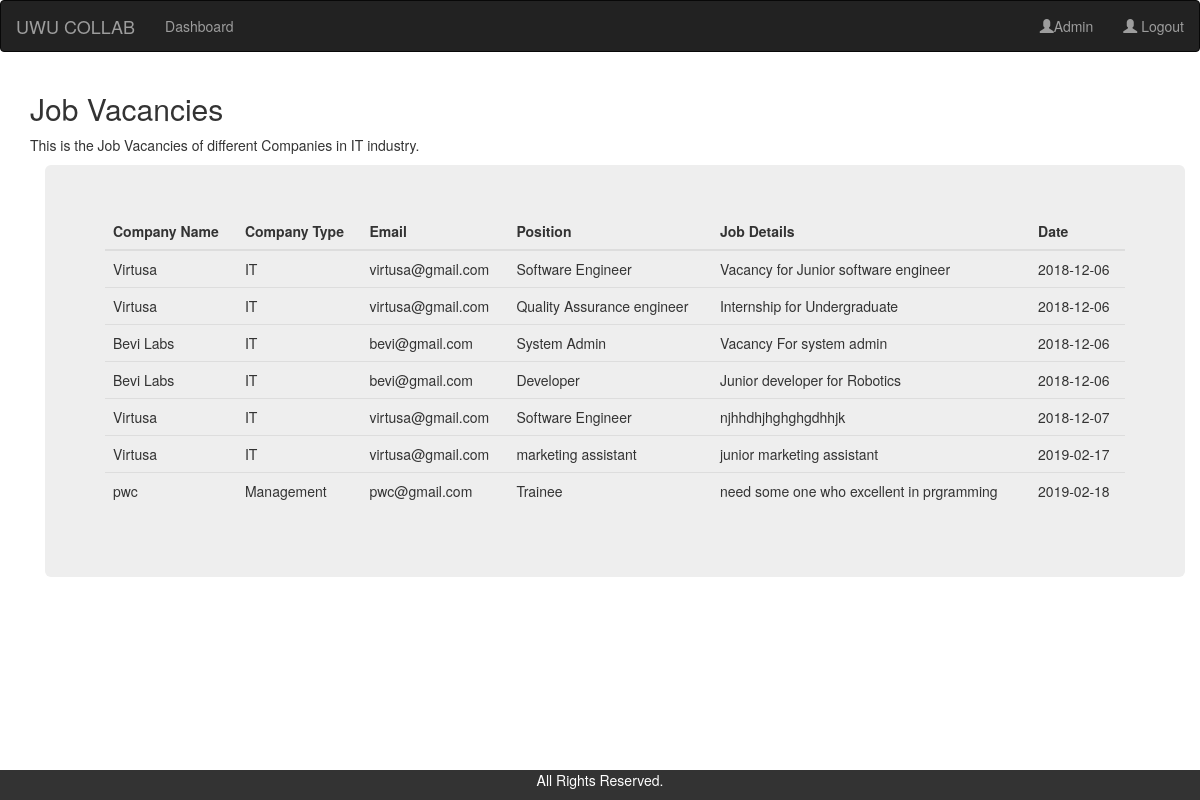
The page /admin/ViewVacancy.php (signed in) on the database its author committed.
### tables this page shows
CREATE TABLE `job` (
  `job_id` int(100) NOT NULL,
  `position` varchar(100) DEFAULT NULL,
  `job_details` varchar(1000) NOT NULL,
  `date` date DEFAULT NULL,
  `company_id` int(11) NOT NULL,
  `Selected` int(10) DEFAULT NULL
);

CREATE TABLE `company` (
  `company_id` int(100) NOT NULL,
  `company_name` varchar(100) DEFAULT NULL,
  `company_type` varchar(100) DEFAULT NULL,
  `company_username` varchar(100) DEFAULT NULL,
  `email` varchar(100) NOT NULL
);

### admin/ViewVacancy.php (the view, shortened to what this page needs)
<!DOCTYPE html>
<html>
    <head>
        <link rel="stylesheet" href="https://maxcdn.bootstrapcdn.com/bootstrap/3.3.7/css/bootstrap.min.css">
    </head>
    <body >
        <?php include 'AdminHeader.php'; ?>
        <div class="container">
            <h2>Job Vacancies</h2>
            <p>This is the Job Vacancies of different Companies in IT industry.</p>
            <?php
            include '../connectDB.php';
            $result = mysqli_query($conn, "SELECT * FROM `job` INNER JOIN company on job.company_id=company.company_id");
            echo'<div class="container">';
            echo '<div class="jumbotron">';
            echo'<table class="table">';
            echo' <thead>';
            echo'  <tr>';
            echo'  <th>Company Name</th>';
            echo'  <th>Company Type</th>';
            echo'  <th>Email</th>';
            echo'   <th>Position</th>';
            echo'   <th>Job Details</th>';
            echo'   <th>Date</th>';
            echo'</div>';
            echo' <tbody>';
            while ($row = mysqli_fetch_array($result)) {
                echo'  <tr>';
                echo"    <td>$row[company_name]</td><td>$row[company_type]</td><td>$row[email]</td><td>$row[position]</td><td>$row[job_details]</td><td>$row[date]</td>";
                echo' </tr> ';
            }
            echo' </tbody>';
            echo'</div>';
            ?>
        </div>
    <footer class="container-fluid text-center footer">
        <p>All Rights Reserved.</p>
    </footer>
</body>
</html>

### admin/ViewVacancy.php (style rules this page uses)
.footer { position: fixed; left: 0; bottom: 0; width: 100%; background-color: #333; color: white; text-align: center; }

### rows shown on the page
job: company.company_name "Virtusa", company.company_type "IT", company.email "virtusa@gmail.com", position "Software Engineer", job_details "Vacancy for Junior software engineer", date "2018-12-06"
job: company.company_name "Virtusa", company.company_type "IT", company.email "virtusa@gmail.com", position "Quality Assurance engineer", job_details "Internship for Undergraduate", date "2018-12-06"
job: company.company_name "Bevi Labs", company.company_type "IT", company.email "bevi@gmail.com", position "System Admin", job_details "Vacancy For system admin", date "2018-12-06"
job: company.company_name "Bevi Labs", company.company_type "IT", company.email "bevi@gmail.com", position "Developer", job_details "Junior developer for Robotics", date "2018-12-06"
job: company.company_name "Virtusa", company.company_type "IT", company.email "virtusa@gmail.com", position "Software Engineer", job_details "njhhdhjhghghgdhhjk", date "2018-12-07"
job: company.company_name "Virtusa", company.company_type "IT", company.email "virtusa@gmail.com", position "marketing assistant", job_details "junior marketing assistant", date "2019-02-17"
job: company.company_name "pwc", company.company_type "Management", company.email "pwc@gmail.com", position "Trainee", job_details "need some one who excellent in prgramming", date "2019-02-18"

### other values the page prints
$_SESSION['name'] "Admin"
